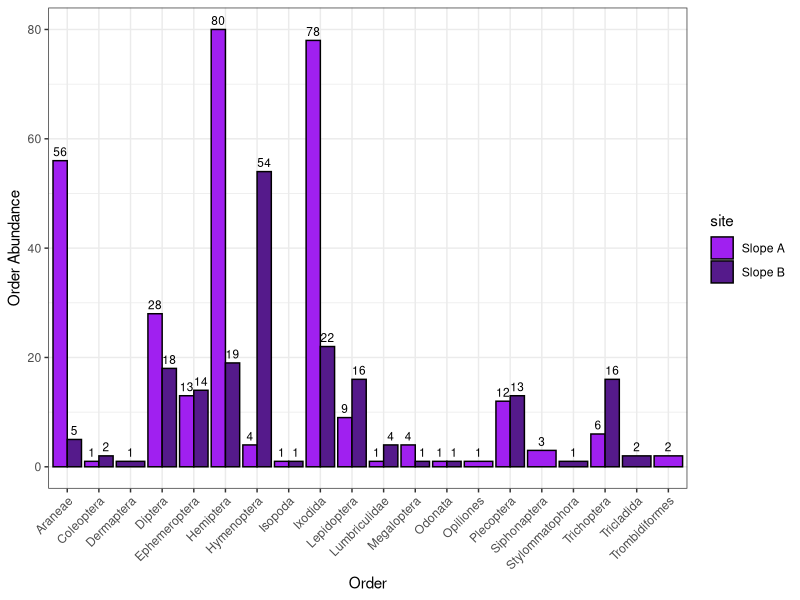
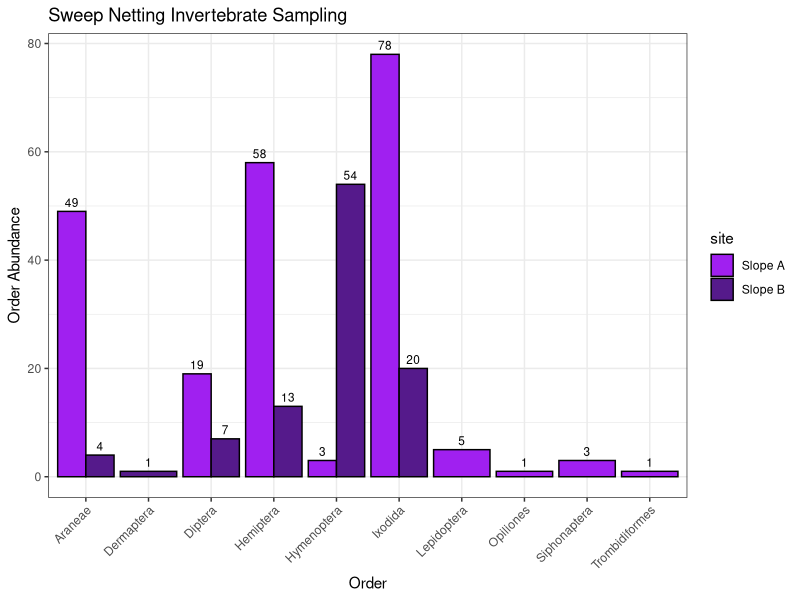
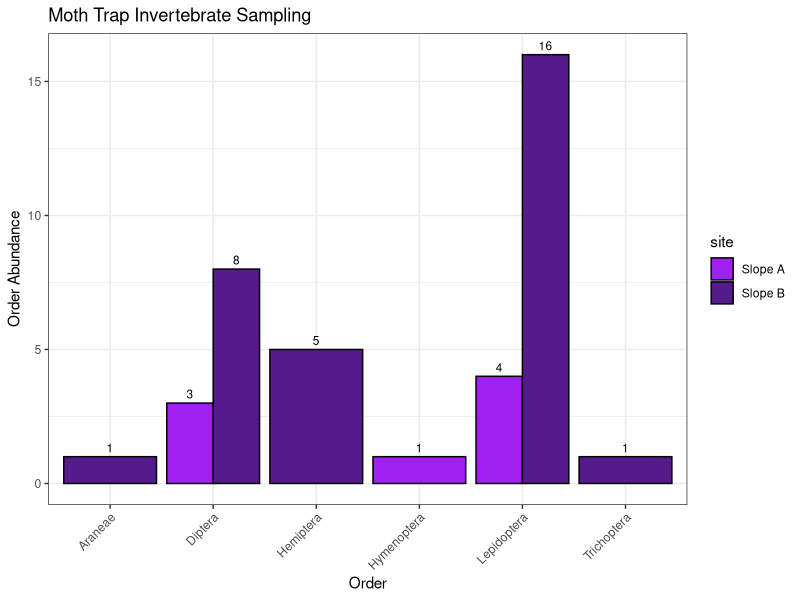
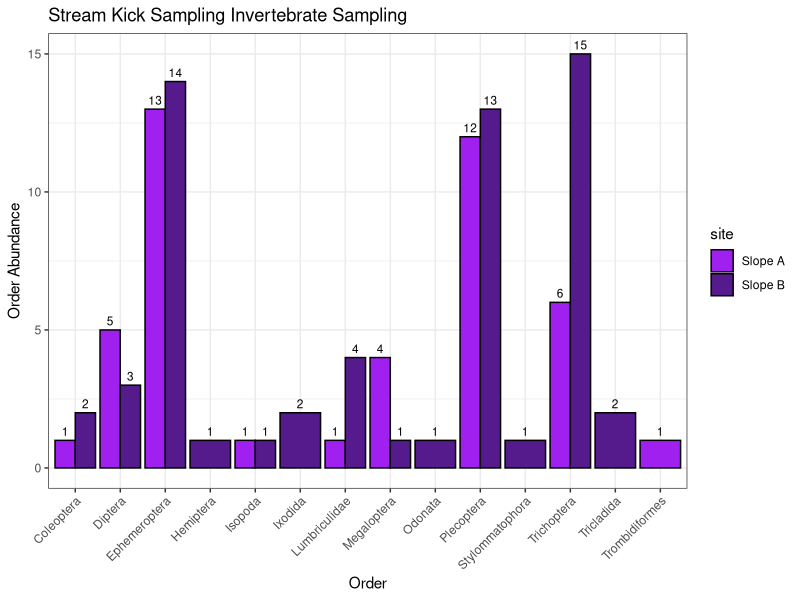
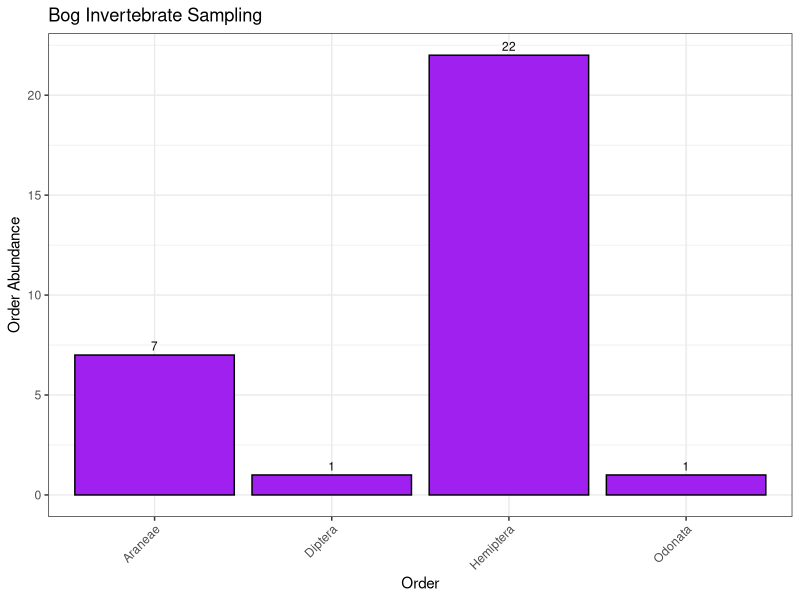
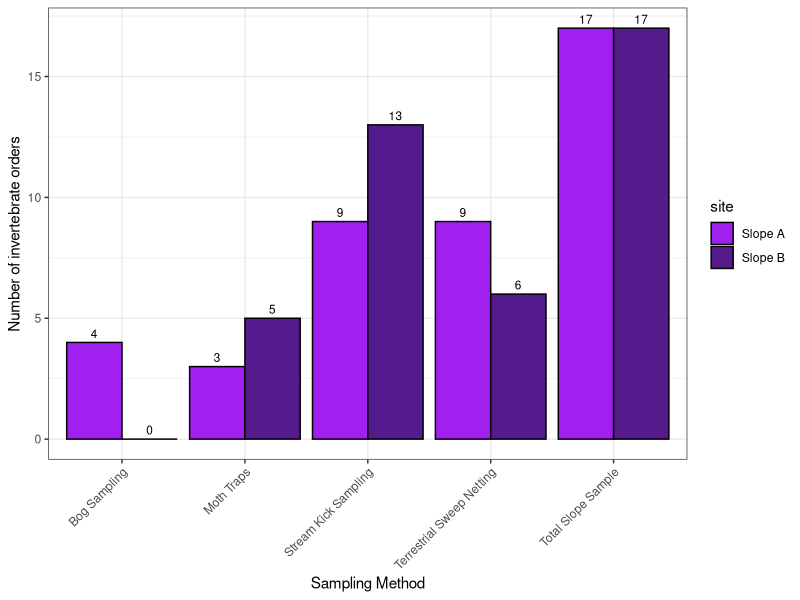
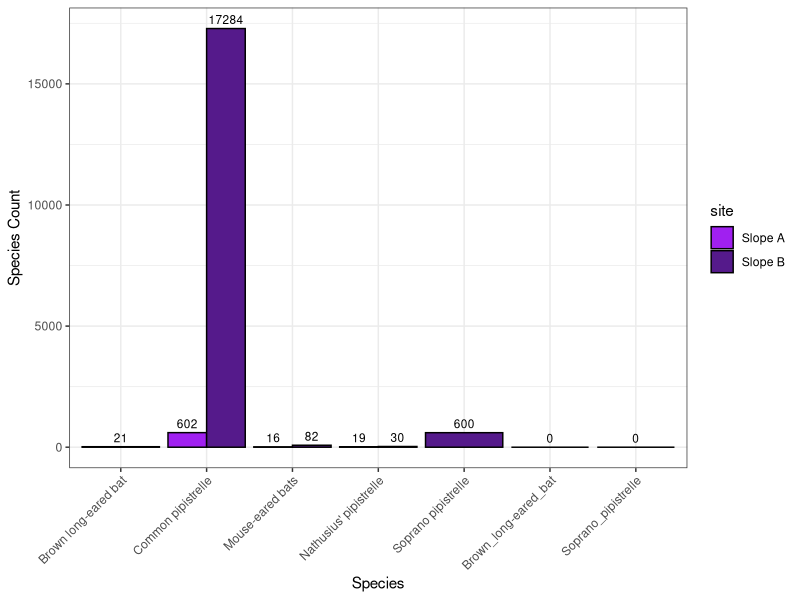
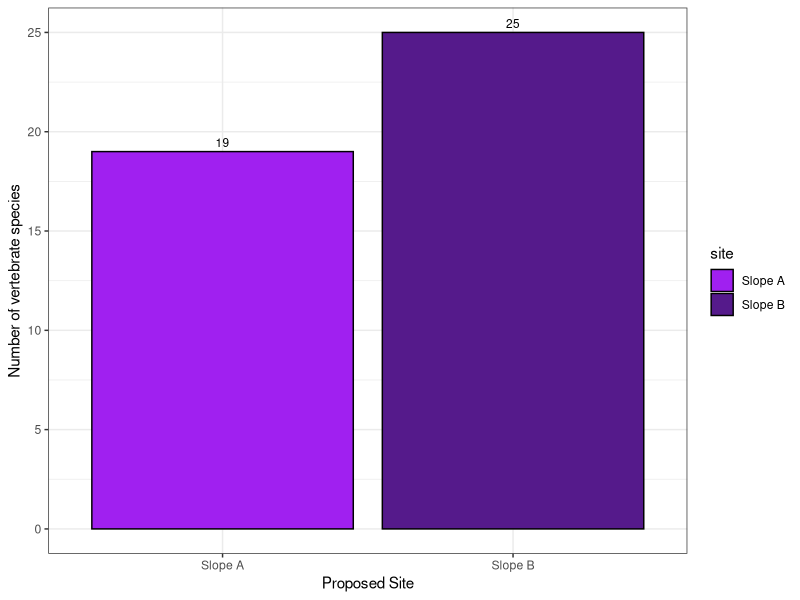

Write R code to recreate these figures, in order.
# clear environment
rm(list=ls())

# import packages needed
library(ggplot2)
library(dplyr)
library(vegan)
library(tidyr)
library(tibble)
# ...

# import full data set
arran_data_full <- read.csv('./Data/arran_data_full.csv')
# check the data set
head(arran_data_full)

# check data types
str(arran_data_full)
arran_data_full$eventID <- as.factor(arran_data_full$eventID)
arran_data_full$site <- as.factor(arran_data_full$site)
arran_data_full$samplingProtocol <- as.factor(arran_data_full$samplingProtocol)
arran_data_full$vernacularName <- as.factor(arran_data_full$vernacularName)
arran_data_full$individualCount <- as.numeric(arran_data_full$individualCount)
# ... need to finish
str(arran_data_full)

# create subsets of the data

vert_data <- arran_data_full %>% slice(236:302)
# for total number of vertebrate species use vert_data
# but for counts or diversity yse vert_count_data
vert_count_data <- vert_data %>% slice(47:67)




# ANALYSIS OF INVERTEBRATE BIODIVERSITY 
# subset the data on invertebrates
invert_data <- arran_data_full %>% slice(1:235)

# remove any instances witch could not be identified to order
invert_data <- invert_data %>%
  filter(order != "")

# abundances of each invertebrate order
invert_abundances <- invert_data %>%
  group_by(site, order) %>%
  summarise(total_count = sum(individualCount), .groups = "drop")

# plot abundances of each invertebrate order
ggplot(invert_abundances, aes(x = order, y = total_count, fill = site)) +
  geom_bar(stat = "identity", position = "dodge", colour = "black") +
  geom_text(
    aes(label = total_count),
    position = position_dodge(width = 0.9), # Adjust text position to align with bars
    vjust = -0.5, # Position text slightly above the bars
    size = 3      # Adjust text size
  ) +
  labs(x = "Order", y = "Order Abundance") +
  scale_fill_manual(values = c("Slope A" = "purple", "Slope B" = "purple4")) +
  theme_bw() +
  theme(axis.text.x = element_text(angle = 45, vjust = 1, hjust=1))
# still need to adjust text size?
# change Key labels and heading
# add zeros?
# spread out bars?

# calculate alpha diversity (here number of unique orders) for each site
invert_alpha_div <- invert_data %>%
  group_by(site) %>% # Group by site
  summarise(no_orders = n_distinct(order), .groups = "drop") # Count unique species

# analysis of invertebrate data - sweep netting
# subset of dataset including only data collected on terrestrial invertebrates using sweep netting techniques
invert_sweep_data1 <- invert_data[(1:26),]
invert_sweep_data2 <- invert_data[(49:126),]
invert_sweep_data <- rbind(invert_sweep_data1, invert_sweep_data2)
# remove any instances witch could not be identified to order
invert_sweep_data <- invert_sweep_data %>%
  filter(order != "")
# abundances of each invertebrate order
invert_sweep_abundances <- invert_sweep_data %>%
  group_by(site, order) %>%
  summarise(total_count = sum(individualCount), .groups = "drop")
# plot this data
ggplot(invert_sweep_abundances, aes(x = order, y = total_count, fill = site)) +
  geom_bar(stat = "identity", position = "dodge", colour = "black") +
  geom_text(
    aes(label = total_count),
    position = position_dodge(width = 0.9), # Adjust text position to align with bars
    vjust = -0.5, # Position text slightly above the bars
    size = 3      # Adjust text size
  ) +
  labs(x = "Order", y = "Order Abundance", title = "Sweep Netting Invertebrate Sampling") +
  scale_fill_manual(values = c("Slope A" = "purple", "Slope B" = "purple4")) +
  theme_bw() +
  theme(axis.text.x = element_text(angle = 45, vjust = 1, hjust=1))
# calculate alpha diversity ( number of unique orders) for each site
invert_sweep_div <- invert_sweep_data %>%
  group_by(site) %>% # Group by site
  summarise(no_orders = n_distinct(order), .groups = "drop") # Count unique species

# analysis of invertebrate data - moth traps
invert_moth_data <- invert_data[(27:48), ]
# remove any instances witch could not be identified to order
invert_moth_data <- invert_moth_data %>%
  filter(order != "")
# abundances of each invertebrate order
invert_moth_abundances <- invert_moth_data %>%
  group_by(site, order) %>%
  summarise(total_count = sum(individualCount), .groups = "drop")
# plot this data
ggplot(invert_moth_abundances, aes(x = order, y = total_count, fill = site)) +
  geom_bar(stat = "identity", position = "dodge", colour = "black") +
  geom_text(
    aes(label = total_count),
    position = position_dodge(width = 0.9), # Adjust text position to align with bars
    vjust = -0.5, # Position text slightly above the bars
    size = 3      # Adjust text size
  ) +
  labs(x = "Order", y = "Order Abundance", title = "Moth Trap Invertebrate Sampling") +
  scale_fill_manual(values = c("Slope A" = "purple", "Slope B" = "purple4")) +
  theme_bw() +
  theme(axis.text.x = element_text(angle = 45, vjust = 1, hjust=1))
# calculate alpha diversity ( number of unique orders) for each site
invert_moth_div <- invert_moth_data %>%
  group_by(site) %>% # Group by site
  summarise(no_orders = n_distinct(order), .groups = "drop") # Count unique species

# analysis of invertebrate data - streams
invert_stream_data <- invert_data[(127:204), ]
# remove any instances witch could not be identified to order
invert_stream_data <- invert_stream_data %>%
  filter(order != "")
# abundances of each invertebrate order
invert_stream_abundances <- invert_stream_data %>%
  group_by(site, order) %>%
  summarise(total_count = sum(individualCount), .groups = "drop")
# plot this data
ggplot(invert_stream_abundances, aes(x = order, y = total_count, fill = site)) +
  geom_bar(stat = "identity", position = "dodge", colour = "black") +
  geom_text(
    aes(label = total_count),
    position = position_dodge(width = 0.9), # Adjust text position to align with bars
    vjust = -0.5, # Position text slightly above the bars
    size = 3      # Adjust text size
  ) +
  labs(x = "Order", y = "Order Abundance", title = "Stream Kick Sampling Invertebrate Sampling") +
  scale_fill_manual(values = c("Slope A" = "purple", "Slope B" = "purple4")) +
  theme_bw() +
  theme(axis.text.x = element_text(angle = 45, vjust = 1, hjust=1))
# calculate alpha diversity ( number of unique orders) for each site
invert_stream_div <- invert_stream_data %>%
  group_by(site) %>% # Group by site
  summarise(no_orders = n_distinct(order), .groups = "drop") # Count unique species

# analysis of invertebrate data - bog
invert_bog_data <- invert_data[(205:223), ]
# remove any instances witch could not be identified to order
invert_bog_data <- invert_bog_data %>%
  filter(order != "")
# abundances of each invertebrate order
invert_bog_abundances <- invert_bog_data %>%
  group_by(site, order) %>%
  summarise(total_count = sum(individualCount), .groups = "drop")
# plot this data
ggplot(invert_bog_abundances, aes(x = order, y = total_count)) +
  geom_bar(stat = "identity", position = "dodge", colour = "black", fill = "purple") +
  geom_text(
    aes(label = total_count),
    position = position_dodge(width = 0.9), # Adjust text position to align with bars
    vjust = -0.5, # Position text slightly above the bars
    size = 3      # Adjust text size
  ) +
  labs(x = "Order", y = "Order Abundance", title = "Bog Invertebrate Sampling") +
  theme_bw() +
  theme(axis.text.x = element_text(angle = 45, vjust = 1, hjust=1))
# calculate alpha diversity ( number of unique orders) for each site
invert_bog_div <- invert_bog_data %>%
  group_by(site) %>% # Group by site
  summarise(no_orders = n_distinct(order), .groups = "drop") # Count unique species


# combine all invert habitat order diversities
invert_sweep_div$sample <- c("Terrestrial Sweep Netting")
invert_moth_div$sample <- c("Moth Traps")
invert_stream_div$sample <- c("Stream Kick Sampling")
invert_bog_div_nrow <- data.frame(site = "Slope B", no_orders = 0)
invert_bog_div <- rbind(invert_bog_div, invert_bog_div_nrow)
invert_bog_div$sample <- c("Bog Sampling")
invert_alpha_div$sample <- c("Total Slope Sample")
invert_sample_div <- rbind(invert_sweep_div, invert_moth_div, invert_stream_div, invert_bog_div, invert_alpha_div)
# plot invert div data
ggplot(invert_sample_div, aes(x = sample, y = no_orders, fill = site)) +
  geom_bar(stat = "identity", position = "dodge", colour = "black") +
  geom_text(
    aes(label = no_orders),
    position = position_dodge(width = 0.9), # Adjust text position to align with bars
    vjust = -0.5, # Position text slightly above the bars
    size = 3      # Adjust text size
  ) +
  labs(x = "Sampling Method", y = "Number of invertebrate orders") + 
  scale_fill_manual(values = c("Slope A" = "purple", "Slope B" = "purple4")) +
  theme_bw() +
  theme(axis.text.x = element_text(angle = 45, vjust = 1, hjust=1))


# ANALYSIS OF VERTEBRATE BIODIVERSITY
 
# remove camera trap data due to small sample size
vert_count_data2 <- vert_count_data %>%
  filter(samplingProtocol != "Camera traps")

# rearrange for total count for each species by slope
vert_abundances <- vert_count_data2 %>%
  group_by(site, vernacularName) %>%
  summarise(total_count = sum(individualCount), .groups = "drop")

# set missing data to zeros to improve graph look
vert_abundances_zeros <- data.frame(site = character(0), vernacularName = character(0), total_count = integer(0))
#vert_abundances_zeros1 <- data.frame(site = "Slope B", vernacularName = "Red_Deer", total_count = 0)
vert_abundances_zeros2 <- data.frame(site = "Slope A", vernacularName = "Brown_long-eared_bat", total_count = 0)
#vert_abundances_zeros3 <- data.frame(site = "Slope A", vernacularName = "European_Robin", total_count = 0)
vert_abundances_zeros4 <- data.frame(site = "Slope A", vernacularName = "Soprano_pipistrelle", total_count = 0)
vert_abundances_zeros <- rbind(vert_abundances_zeros, vert_abundances_zeros2, vert_abundances_zeros4)
#vert_abundances_zeros <- rbind(vert_abundances_zeros, vert_abundances_zeros1, vert_abundances_zeros2, vert_abundances_zeros3, vert_abundances_zeros4)

vert_abundances <- rbind(vert_abundances, vert_abundances_zeros)

ggplot(vert_abundances, aes(x = vernacularName, y = total_count, fill = site)) +
  geom_bar(stat = "identity", position = "dodge", colour = "black") +
  geom_text(
    aes(label = total_count),
    position = position_dodge(width = 0.9), # Adjust text position to align with bars
    vjust = -0.5, # Position text slightly above the bars
    size = 3      # Adjust text size
  ) +
  labs(x = "Species", y = "Species Count") +
  scale_fill_manual(values = c("Slope A" = "purple", "Slope B" = "purple4")) +
  theme_bw() +
  theme(axis.text.x = element_text(angle = 45, vjust = 1, hjust=1))

# then can do calls per audiomoth!
# no - not informative, data too messy/ sample too small

# number of vertebrate species present on each slope, from all data
vert_alpha_div <- vert_data %>%
  group_by(site) %>% # Group by site
  summarise(no_species = n_distinct(vernacularName), .groups = "drop") # Count unique species

#plot this!!!
ggplot(vert_alpha_div, aes(x = site, y = no_species, fill = site)) +
  geom_bar(stat = "identity", position = "dodge", colour = "black") +
  geom_text(
    aes(label = no_species),
    position = position_dodge(width = 0.9), # Adjust text position to align with bars
    vjust = -0.5, # Position text slightly above the bars
    size = 3      # Adjust text size
    ) +
  labs(x = "Proposed Site", y = "Number of vertebrate species") + 
  scale_fill_manual(values = c("Slope A" = "purple", "Slope B" = "purple4")) +
  theme_bw()
# still need to adjust text sizes
# sort legend


# # ALPHA DIVERSITY OVERALL
# # Summarise the number of species, per class, per site
# unique(arran_data_full$class)
# arran_data_full <- arran_data_full %>%
#   filter(individualCount != 0)
# unique(arran_data_full$class)
# 
# ggplot(arran_class_abundance, aes(x = class, y = total_count, fill = site)) +
#   geom_bar(stat = "identity", position = "dodge", colour = "black") +
#   geom_text(
#     aes(label = total_count),
#     position = position_dodge(width = 0.9), # Adjust text position to align with bars
#     vjust = -0.5, # Position text slightly above the bars
#     size = 3      # Adjust text size
#   ) +
#   labs(x = "Class", y = "Total Abundance") +
#   scale_fill_manual(values = c("Slope A" = "purple", "Slope B" = "purple4")) +
#   theme_bw() +
#   theme(axis.text.x = element_text(angle = 45, vjust = 1, hjust=1))
# # overall pretty similar - but Slope A fairing slightly better?
# # not very informative though
# 
# # Summarise the number of species, per order, per site
# unique(arran_data_full$order)
# arran_data_full <- arran_data_full %>%
#   filter(individualCount != 0)
# unique(arran_data_full$order)
# 
# arran_order_abundance <- arran_data_full %>%
#   group_by(site, order) %>% # Group by site
#   summarise(total_count = sum(individualCount), .groups = "drop") # sum abundance of each unique class
# 
# ggplot(arran_order_abundance, aes(x = order, y = total_count, fill = site)) +
#   geom_bar(stat = "identity", position = "dodge", colour = "black") +
#   geom_text(
#     aes(label = total_count),
#     position = position_dodge(width = 0.9), # Adjust text position to align with bars
#     vjust = -0.5, # Position text slightly above the bars
#     size = 3      # Adjust text size
#   ) +
#   labs(x = "Order", y = "Total Abundance") +
#   scale_fill_manual(values = c("Slope A" = "purple", "Slope B" = "purple4")) +
#   theme_bw() +
#   theme(axis.text.x = element_text(angle = 45, vjust = 1, hjust=1))
# # also not informative


# BETA DIVERSITY

# remove vertebrate presence data
arran_data_full2 <- arran_data_full[-(236:281), ]

arran_class_abundance <- arran_data_full2 %>%
  group_by(site, class) %>% # Group by site
  summarise(total_count = sum(individualCount), .groups = "drop") # sum abundance of each unique class

# remove empty rows of data - i.e. samples where nothing was found
arran_class_abundance <- arran_class_abundance %>%
  filter(total_count != 0)

# rearrange data set
arran_data_rearranged <- arran_class_abundance %>%
  tidyr::pivot_wider(names_from = class, values_from = total_count, values_fill = 0) %>%
  column_to_rownames(var = "site")

# Set the 'site' column as row names using tibble's function
rownames(arran_data_rearranged) <- arran_data_rearranged$site
#arran_data_rearranged <- arran_data_rearranged[, -1]  # Remove the 'site' column

# shannons
arran_shannons <- diversity(arran_data_rearranged[,1:11])
arran_shannons <- as.numeric(arran_shannons)

shannons_slopeA <- arran_shannons[2]
shannons_slopeB <- arran_shannons[1]

arran_diversity_indicies <- data.frame(diversity_index = character(0), Slope_A = numeric(0), Slope_B = numeric(0))
arran_shannons <- data.frame(diversity_index = "shannons", Slope_A = shannons_slopeA, Slope_B = shannons_slopeB)
arran_diversity_indicies <- rbind(arran_diversity_indicies, arran_shannons)

# simpsons
arran_simpsons <- diversity(arran_data_rearranged[,1:11], index = "simpson")
arran_simpsons <- as.numeric(arran_simpsons)

simpsons_slopeA <- arran_simpsons[2]
simpsons_slopeB <- arran_simpsons[1]

arran_simpsons <- data.frame(diversity_index = "simpsons", Slope_A = simpsons_slopeA, Slope_B = simpsons_slopeB)
arran_diversity_indicies <- rbind(arran_diversity_indicies, arran_simpsons)
# Slope A has higher diversity

arran_diversity_indicies

# rearrange to long form to plot
arran_diversity_long <- arran_diversity_indicies %>%
  pivot_longer(cols = starts_with("Slope"), names_to = "Slope", values_to = "Diversity") %>%
  rename(Index = diversity_index)

# plot diversity indices
ggplot(arran_diversity_long, aes(x = Slope, y = Diversity)) +
  geom_point(aes(colour = Index), na.rm = T, size = 3) +
  labs(x = "Proposed Site", y = "Class Diversity", colour = "Diversity Indices") +
  scale_x_discrete(labels = c("Slope A", "Slope B"))+
  scale_colour_manual(values = c("thistle2", "thistle")) +
  theme_bw()

# repeat for moth trap only

# repeat for vertebrate terrestrial sampling only

# repeat for streams only

# repeat for bog only

# repeat for bats only



# stuff
#select(-genre, -spotify_monthly_listeners, -year_founded)